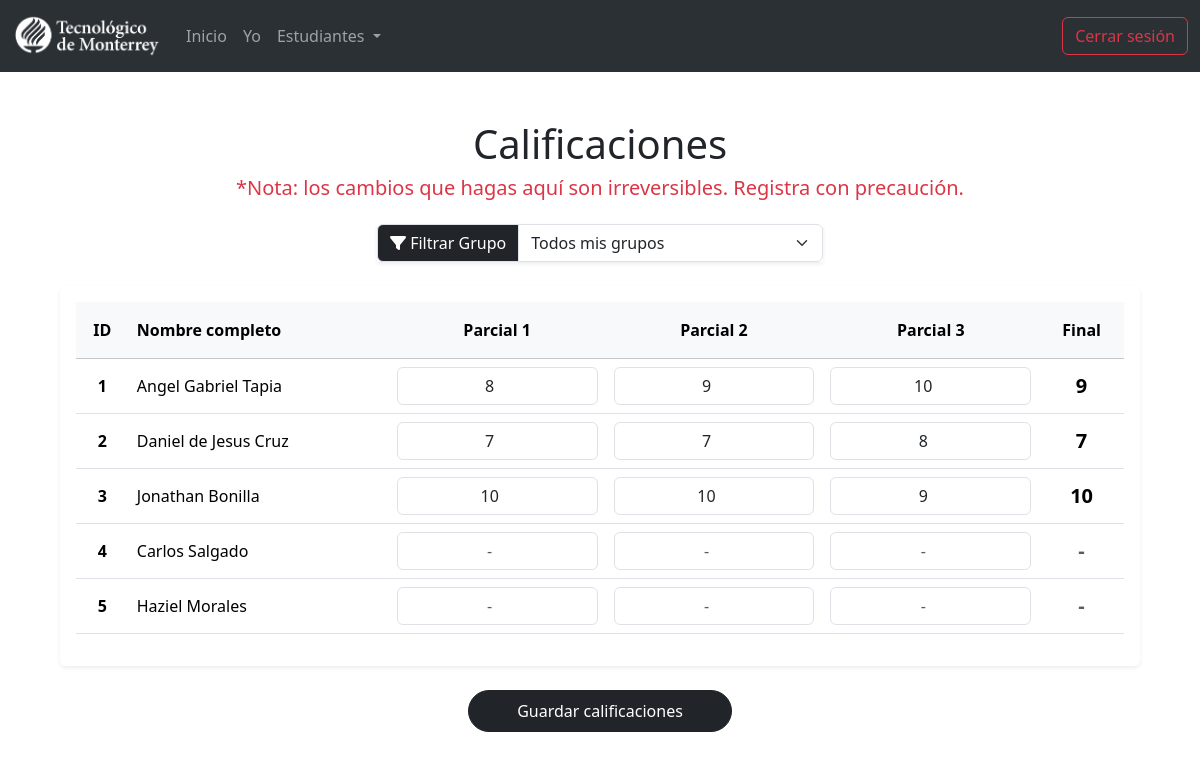
/view/teachers/scores.php (signed in), run on the app's committed database.
### tables this page shows
CREATE TABLE IF NOT EXISTS scores (
    id INT PRIMARY KEY AUTO_INCREMENT,
    parcial_1 INT,
    parcial_2 INT,
    parcial_3 INT,
    final_avg INT,
    subject_id INT,
    student_id INT,
    FOREIGN KEY (subject_id) REFERENCES subjects(id) ON DELETE CASCADE,
    FOREIGN KEY (student_id) REFERENCES students(id) ON DELETE CASCADE
);

CREATE TABLE IF NOT EXISTS students (
    id INT PRIMARY KEY AUTO_INCREMENT,
    full_name VARCHAR(45),
    curp VARCHAR(18), 
    phone_number VARCHAR(12) UNIQUE,
    user_id INT,
    FOREIGN KEY (user_id) REFERENCES users(id) ON DELETE CASCADE
);

### services/scores/get_scores_list.php (called while the page is built, shortened)
<?php
include('../../api/conn.php');
$userRole = $_SESSION['user_role'] ?? '';
$teacherId = $_SESSION['teacher_id'] ?? null;
$filterGroupId = $_GET['group_id'] ?? '';
$subjectId = 0;
if ($userRole === 'TEACHER' && $teacherId) {
    $querySubject = "SELECT id FROM subjects WHERE teacher_id = ? LIMIT 1";
    $stmtSub = $conn->prepare($querySubject);
    $stmtSub->bind_param("i", $teacherId);
    $stmtSub->execute();
    $resSub = $stmtSub->get_result()->fetch_assoc();
    $subjectId = $resSub['id'] ?? 0;
}
$queryScores = "SELECT s.id, s.full_name, sc.parcial_1, sc.parcial_2, sc.parcial_3, sc.final_avg
                FROM students s
                INNER JOIN groups_students gs ON s.id = gs.student_id
                LEFT JOIN scores sc ON s.id = sc.student_id AND sc.subject_id = ?";
if (!empty($filterGroupId)) {
    $queryScores .= " WHERE gs.group_id = ?";
    $stmtScores = $conn->prepare($queryScores);
    $stmtScores->bind_param("ii", $subjectId, $filterGroupId);
} else {
    $queryScores .= " INNER JOIN groups g ON gs.group_id = g.id WHERE g.teacher_id = ?";
    $stmtScores = $conn->prepare($queryScores);
    $stmtScores->bind_param("ii", $subjectId, $teacherId);
}
$stmtScores->execute();
$studentsList = $stmtScores->get_result()->fetch_all(MYSQLI_ASSOC);
?>

### view/teachers/scores.php (the view, shortened to what this page needs)
<?php
include_once("../../services/scores/get_scores_list.php");
?>
<!DOCTYPE html>
<html lang="es-MX">
  <head>
    <link href="https://cdn.jsdelivr.net/npm/bootstrap@5.3.8/dist/css/bootstrap.min.css" rel="stylesheet">
    <link href="https://getbootstrap.com/docs/5.3/assets/css/docs.css" rel="stylesheet">
    <link href="https://cdnjs.cloudflare.com/ajax/libs/font-awesome/6.4.0/css/all.min.css" rel="stylesheet">
  </head>
  <body>
    <nav class="navbar navbar-expand-lg bg-body-tertiary" data-bs-theme="dark">
      <div class="container-fluid">
        <a class="navbar-brand" href="home.php">
            <img src="../../assets/logo-transparent-white.png" alt="Bootstrap" width="150" height="auto">
          </a>
        <div class="collapse navbar-collapse" id="navbarSupportedContent">
          <ul class="navbar-nav me-auto mb-2 mb-lg-0">
            <li class="nav-item">
              <a class="nav-link" aria-current="page" href="home.php">Inicio</a>
            </li>
            <li class="nav-item">
              <a class="nav-link" href="me.php">Yo</a>
            </li>
            <li class="nav-item dropdown">
              <a class="nav-link dropdown-toggle" href="#" role="button" data-bs-toggle="dropdown" aria-expanded="false">
                Estudiantes
              </a>
            </li>
          </ul>
          <ul class="nav justify-content-end">
            <li class="nav-item">
                <li class="nav-item">
                    <a class="btn btn-outline-danger" href="../../services/logout.php">Cerrar sesión</a>
                  </li>
              </li>
          </ul>
        </div>
      </div>
    </nav>
    <div class="body-container w-100 text-center py-5 m-auto p-5 border-5">
      <h1>Calificaciones</h1>
      <h5 class="text-danger">*Nota: los cambios que hagas aquí son irreversibles. Registra con precaución.</h5>
      <div class="row justify-content-center mb-4 mt-4">
        <div class="col-md-5">
          <form method="GET" action="">
            <div class="input-group shadow-sm">
              <span class="input-group-text bg-dark text-white"><i class="fas fa-filter"></i> &nbsp;Filtrar Grupo</span>
              <select class="form-select" name="group_id" onchange="this.form.submit()">
                <option value="">Todos mis grupos</option>
              </select>
            </div>
          </form>
        </div>
      </div>
      <form action="../../services/scores/save_scores.php" method="POST">
        <div class="container">
          <div class="card border-0 shadow-sm">
            <div class="card-body">
              <div class="table-responsive">
                <table class="table">
                  <thead class="table-light text-secondary">
                    <tr>
                      <th scope="col" class="py-3">ID</th>
                      <th scope="col" class="py-3 text-start">Nombre completo</th>
                      <th scope="col" class="py-3 text-center">Parcial 1</th>
                      <th scope="col" class="py-3 text-center">Parcial 2</th>
                      <th scope="col" class="py-3 text-center">Parcial 3</th>
                      <th scope="col" class="py-3 text-center">Final</th>
                    </tr>
                  </thead>
                  <tbody>
                    <?php if (empty($studentsList)): ?>
                    <tr>
                      <td colspan="6" class="text-center py-4 text-muted">No hay alumnos asignados a este grupo.</td>
                    </tr>
                    <?php else: ?>
                      <?php foreach ($studentsList as $row): ?>
                      <tr>
                        <td class="fw-bold align-middle"><?= htmlspecialchars($row['id']) ?></td>
                        <td class="text-start align-middle"><?= htmlspecialchars($row['full_name']) ?></td>
                        <td>
                          <input type="number" class="form-control text-center" name="parcial1_<?= $row['id'] ?>" min="0" max="10" step="0.1" value="<?= htmlspecialchars($row['parcial_1'] ?? '') ?>" placeholder="-" />
                        </td>
                        <td>
                          <input type="number" class="form-control text-center" name="parcial2_<?= $row['id'] ?>" min="0" max="10" step="0.1" value="<?= htmlspecialchars($row['parcial_2'] ?? '') ?>" placeholder="-" />
                        </td>
                        <td>
                          <input type="number" class="form-control text-center" name="parcial3_<?= $row['id'] ?>" min="0" max="10" step="0.1" value="<?= htmlspecialchars($row['parcial_3'] ?? '') ?>" placeholder="-" />
                        </td>
                        <td class="fw-bold align-middle fs-5 <?= isset($row['final_avg']) ? '' : 'text-muted' ?>">
                          <?= htmlspecialchars($row['final_avg'] ?? '-') ?>
                        </td>
                      </tr>
                      <?php endforeach; ?>
                    <?php endif; ?>
                  </tbody>
                </table>
              </div>
            </div>
          </div>
          <button type="submit" class="btn btn-dark mt-4 px-5 py-2 rounded-pill">Guardar calificaciones</button>
        </div>
      </form>
    </div>
  </body>
</html>

### data on the page
scores: student "1", student.full_name "Angel Gabriel Tapia", parcial_1 "8", parcial_2 "9", parcial_3 "10", final_avg "9"
scores: student "2", student.full_name "Daniel de Jesus Cruz", parcial_1 "7", parcial_2 "7", parcial_3 "8", final_avg "7"
scores: student "3", student.full_name "Jonathan Bonilla", parcial_1 "10", parcial_2 "10", parcial_3 "9", final_avg "10"
students: id "4", full_name "Carlos Salgado", final_avg "-"
students: id "5", full_name "Haziel Morales", final_avg "-"
